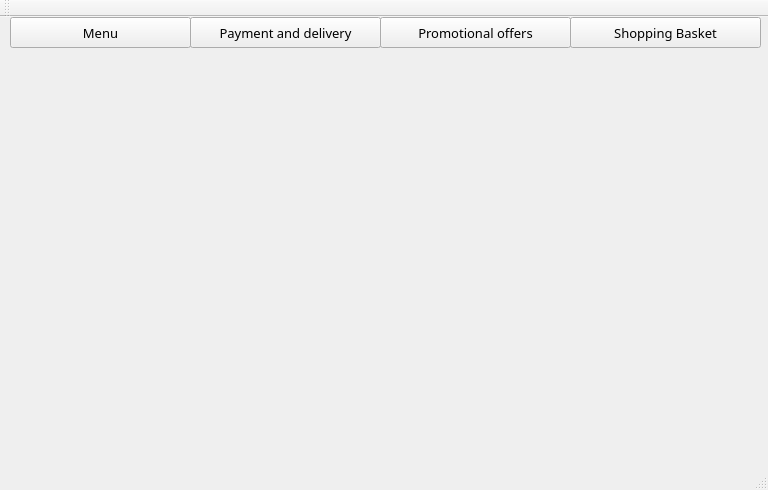
<?xml version="1.0" encoding="UTF-8"?>
<ui version="4.0">
 <class>MainWindow</class>
 <widget class="QMainWindow" name="MainWindow">
  <property name="geometry">
   <rect>
    <x>0</x>
    <y>0</y>
    <width>768</width>
    <height>490</height>
   </rect>
  </property>
  <property name="font">
   <font>
    <family>Lavanderia Regular</family>
    <pointsize>10</pointsize>
   </font>
  </property>
  <property name="windowTitle">
   <string>Your Cafe</string>
  </property>
  <widget class="QWidget" name="centralWidget">
   <widget class="QPushButton" name="pushButton">
    <property name="geometry">
     <rect>
      <x>10</x>
      <y>0</y>
      <width>181</width>
      <height>31</height>
     </rect>
    </property>
    <property name="text">
     <string>Menu</string>
    </property>
   </widget>
   <widget class="QPushButton" name="pushButton_2">
    <property name="geometry">
     <rect>
      <x>190</x>
      <y>0</y>
      <width>191</width>
      <height>31</height>
     </rect>
    </property>
    <property name="text">
     <string>Payment and delivery</string>
    </property>
   </widget>
   <widget class="QPushButton" name="pushButton_3">
    <property name="geometry">
     <rect>
      <x>380</x>
      <y>0</y>
      <width>191</width>
      <height>31</height>
     </rect>
    </property>
    <property name="text">
     <string>Promotional offers</string>
    </property>
   </widget>
   <widget class="QPushButton" name="pushButton_4">
    <property name="geometry">
     <rect>
      <x>570</x>
      <y>0</y>
      <width>191</width>
      <height>31</height>
     </rect>
    </property>
    <property name="text">
     <string>Shopping Basket</string>
    </property>
   </widget>
  </widget>
  <widget class="QMenuBar" name="menuBar">
   <property name="geometry">
    <rect>
     <x>0</x>
     <y>0</y>
     <width>768</width>
     <height>26</height>
    </rect>
   </property>
  </widget>
  <widget class="QToolBar" name="mainToolBar">
   <attribute name="toolBarArea">
    <enum>TopToolBarArea</enum>
   </attribute>
   <attribute name="toolBarBreak">
    <bool>false</bool>
   </attribute>
  </widget>
  <widget class="QStatusBar" name="statusBar"/>
 </widget>
 <layoutdefault spacing="6" margin="11"/>
 <resources/>
 <connections/>
</ui>
